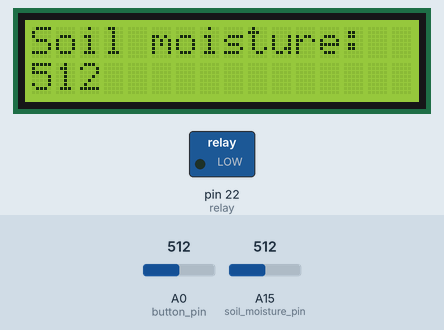
This sketch was run on a simulated Arduino Mega 2560, built with avr-gcc and run on an emulated ATmega2560. On the bench: 16×2 character LCD, switched loads named in the sketch (green lamp = pin HIGH). The test bench sets the inputs (shaded band); at power-on: A0 (button_pin) = 512, A15 (soil_moisture_pin) = 512. What the sketch prints to the serial monitor is not drawn.

Above: at 1.2 s.
1.3 s: A0 (button_pin) set to 689
3.2 s: A0 (button_pin) set to 716
At 4.5 s:
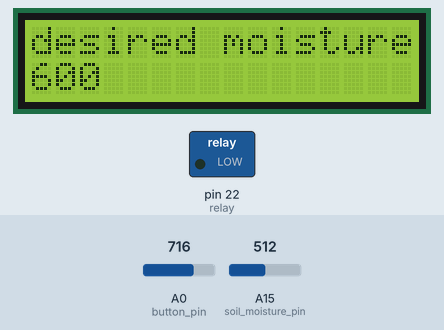
7.3 s: A0 (button_pin) set to 743
At 10.9 s:
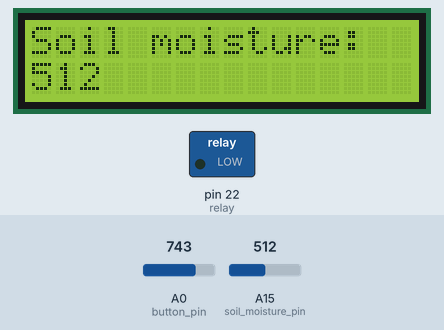
11.4 s: A15 (soil_moisture_pin) set to 593
At 12.6 s:
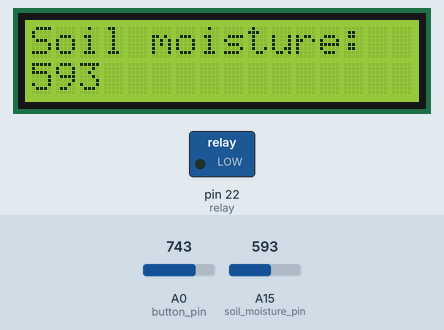
13.6 s: A15 (soil_moisture_pin) set to 617
At 14.4 s:
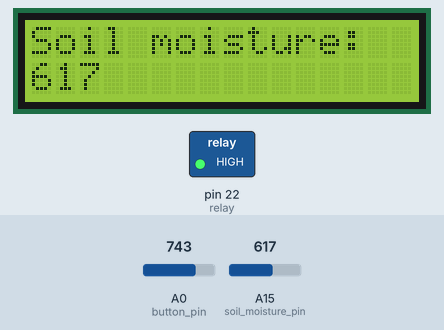
15.6 s: A15 (soil_moisture_pin) set to 710
At 17.3 s:
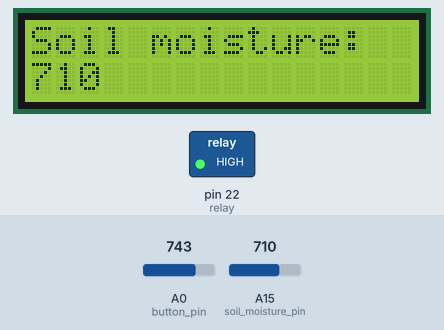
Timing chart, 0 to 18.6 s (numbered marks = the images above; inputs shaded):
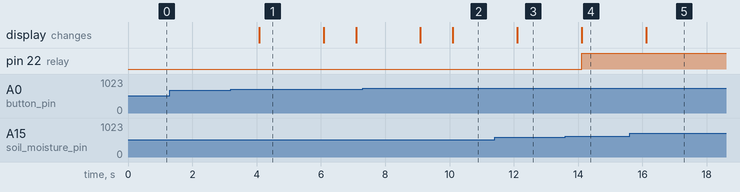

The sketch:

soil_moisture-LCD.ino
```cpp
/*
 *
 * Author: Tien Cao-hoang
 * Website: http://chtien.xyz
 *
 * Grove soil moisture sensor is conected to Arduino.
 * The soil moisture is displayed on LCD
 */

// include the library code:
#include <LiquidCrystal.h>

// initialize the library with the numbers of the interface pins
LiquidCrystal lcd(8, 9, 4, 5, 6, 7);

int soil_moisture_pin = A15;    // select the input pin for the soil moisture signal pin
int soil_moisture_value = 0;    // variable to store the value coming from the sensor
int desired_moisture =600;

int button_pin =A0;
int button_value=0;

int relay = 22;                 // relay pin
void setup() {
  pinMode(soil_moisture_pin,INPUT);
  pinMode(button_pin,INPUT);
  // set up the LCD's number of columns and rows:
  lcd.begin(16, 2);
  Serial.begin(9600);

  // Print a message to the LCD.


  //set relay as an output
  pinMode(relay,OUTPUT);
  digitalWrite(relay,LOW);
}

void loop() {
  // set the cursor to column 0, line 1
  // (note: line 1 is the second row, since counting begins with 0):
  lcd.setCursor(0,0);
  lcd.print("Soil moisture:");

  lcd.setCursor(0, 1);
  soil_moisture_value = analogRead(soil_moisture_pin);
  lcd.print(soil_moisture_value);

  lcd.setCursor(8,1);
  button_value=analogRead(button_pin);
  Serial.println(button_value);

  if (button_value>700 && button_value<730)
  {
         lcd.clear();
         lcd.print("desired moisture");
         lcd.setCursor(0,1);
         lcd.print(desired_moisture);
         delay(2000);
         button_value=analogRead(button_pin);
         while(button_value>800 && button_value!=132 && button_value!=307 )
            {
              button_value=analogRead(button_pin);
              if (button_value==132)
                {
                  desired_moisture++;
                  delay(500);
                  button_value=analogRead(button_pin);
                  lcd.setCursor(0,1);
                  lcd.print(desired_moisture);
                }
              if (button_value==307)
                {
                  desired_moisture--;
                  delay(500);
                  button_value=analogRead(button_pin);
                  lcd.setCursor(0,1);
                  lcd.print(desired_moisture);
                 }
              delay(20);
            }
         lcd.clear();

  }

  if (soil_moisture_value<desired_moisture) digitalWrite(relay,LOW); //turn on relay
  else digitalWrite(relay,HIGH);//turn off relay

  delay(1000);
}
```

Measured:
- the behaviour switches between 700 and 701 on A0 (button_pin) (found by bisection; images 0 and 1)
- the behaviour switches between 729 and 730 on A0 (button_pin) (found by bisection; images 1 and 2)
- the behaviour switches between 599 and 600 on A15 (soil_moisture_pin) (found by bisection; images 3 and 4)
- after the input at 1.3 s, every drawn part: stays the same
- after the input at 3.2 s, the display: changes after 0.88 s (image 1)
- after the input at 7.3 s, the display: first differs from a run without the input after 2.8 s (image 2)
- after the input at 11.4 s, the display: changes after 0.71 s (image 3)
- after the input at 13.6 s, pin 22 (relay): LOW → HIGH after 0.51 s; the display: changes after 0.51 s (image 4)
- after the input at 15.6 s, the display: changes after 0.52 s (image 5)
